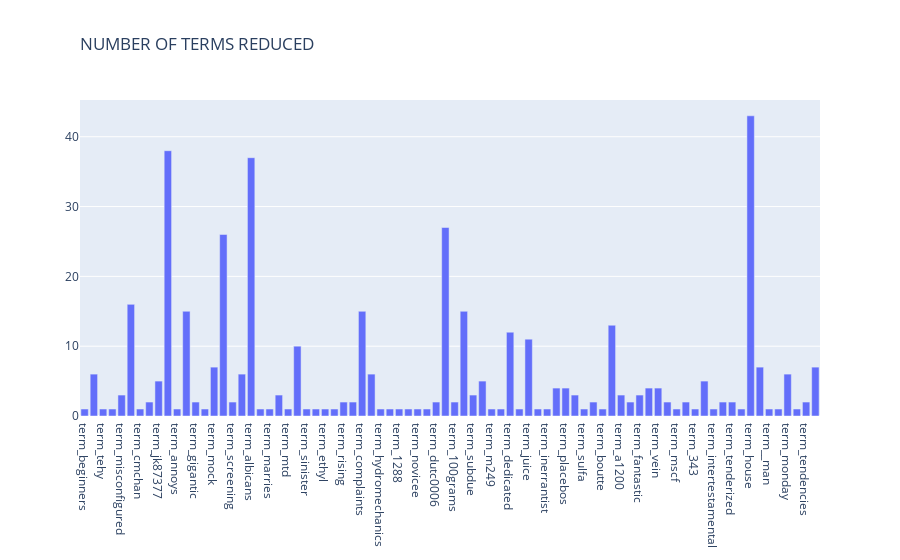

The code cell stored with this chart in its notebook:
### Markdown cell above
### >>> **Exercise 14 (take home):** 
The chart above contains all the vocabulary, and it's computationally intensive to both compute and visualize. Can you efficiently reduce the number of terms you want to visualize as an exercise.

### Code cell
# Answer here
term_frequencies_df = pd.DataFrame({'terms': count_vect.get_feature_names(), 
                                            'counts': term_frequencies})
sample_term_frequencies_df = term_frequencies_df.sample(n=80, random_state=26)

sample_data = go.Bar(x = ["term_"+str(i) for i in sample_term_frequencies_df['terms']],
            y=sample_term_frequencies_df['counts'])

fig = go.Figure(sample_data)

fig.update_layout(
    title=go.layout.Title(
        text="NUMBER OF TERMS REDUCED",
        xref="paper",
        x=0
    )
)

fig.show()

#plotly requires concatenation

### Figure 1 — Plotly figure (JSON) as saved in the notebook; plotly's stock layout.template omitted (floating-point values rounded to 4 significant figures)
{"data": [{"type": "bar", "x": ["term_beginners", "term_scanners", "term_tehy", "term_cholera", "term_misconfigured", "term_p12", "term_cmchan", "term_andersom", "term_jk87377", "term_omen", "term_annoys", "term_yellow", "term_gigantic", "term_blinds", "term_mock", "term_telephone", "term_screening", "term_hc", "term_albicans", "term_assassinated", "term_marries", "term_vital", "term_mtd", "term_generations", "term_sinister", "term_stenosis", "term_ethyl", "term_222525", "term_rising", "term_deadly", "term_complaints", "term_preview", "term_hydromechanics", "term_augjpeg", "term_1288", "term_24731", "term_novicee", "term_gerd", "term_dutc0006", "term_raster", "term_100grams", "term_gabriel", "term_subdue", "term_diagrams", "term_m249", "term_chiropractorstreat", "term_dedicated", "term_decisively", "term_juice", "term_motility", "term_inerrantist", "term_corrupt", "term_placebos", "term_2_c", "term_sulfa", "term_jzn", "term_boutte", "term_mountains", "term_a1200", "term_faking", "term_fantastic", "term_nrao", "term_vein", "term_finnerty", "term_mscf", "term_anonymously", "term_343", "term_sculptor", "term_intertestamental", "term_confined", "term_tenderized", "term_heteroorthodox", "term_house", "term_progression", "term__man", "term__law_", "term_monday", "term_salutary", "term_tendencies", "term_gripe"], "y": [1, 6, 1, 1, 3, 16, 1, 2, 5, 38, 1, 15, 2, 1, 7, 26, 2, 6, 37, 1, 1, 3, 1, 10, 1, 1, 1, 1, 2, 2, 15, 6, 1, 1, 1, 1, 1, 1, 2, 27, 2, 15, 3, 5, 1, 1, 12, 1, 11, 1, 1, 4, 4, 3, 1, 2, 1, 13, 3, 2, 3, 4, 4, 2, 1, 2, 1, 5, 1, 2, 2, 1, 43, 7, 1, 1, 6, 1, 2, 7]}], "layout": {"title": {"text": "NUMBER OF TERMS REDUCED", "x": 0, "xref": "paper"}}}
